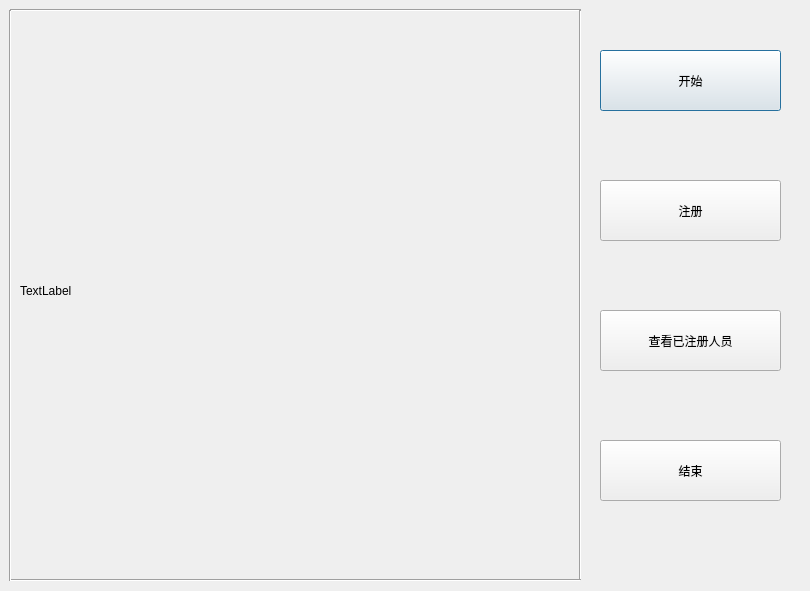
<?xml version="1.0" encoding="UTF-8"?>
<ui version="4.0">
 <class>Dialog</class>
 <widget class="QDialog" name="Dialog">
  <property name="geometry">
   <rect>
    <x>0</x>
    <y>0</y>
    <width>810</width>
    <height>591</height>
   </rect>
  </property>
  <property name="windowTitle">
   <string>Dialog</string>
  </property>
  <widget class="QLabel" name="label_reg">
   <property name="geometry">
    <rect>
     <x>20</x>
     <y>20</y>
     <width>551</width>
     <height>541</height>
    </rect>
   </property>
   <property name="text">
    <string>TextLabel</string>
   </property>
  </widget>
  <widget class="Line" name="line">
   <property name="geometry">
    <rect>
     <x>10</x>
     <y>0</y>
     <width>571</width>
     <height>20</height>
    </rect>
   </property>
   <property name="orientation">
    <enum>Qt::Horizontal</enum>
   </property>
  </widget>
  <widget class="Line" name="line_6">
   <property name="geometry">
    <rect>
     <x>560</x>
     <y>10</y>
     <width>40</width>
     <height>571</height>
    </rect>
   </property>
   <property name="orientation">
    <enum>Qt::Vertical</enum>
   </property>
  </widget>
  <widget class="QPushButton" name="btn_start1">
   <property name="geometry">
    <rect>
     <x>600</x>
     <y>50</y>
     <width>181</width>
     <height>61</height>
    </rect>
   </property>
   <property name="text">
    <string>开始</string>
   </property>
  </widget>
  <widget class="QPushButton" name="btn_reg">
   <property name="geometry">
    <rect>
     <x>600</x>
     <y>180</y>
     <width>181</width>
     <height>61</height>
    </rect>
   </property>
   <property name="text">
    <string>注册</string>
   </property>
  </widget>
  <widget class="QPushButton" name="btn_end1">
   <property name="geometry">
    <rect>
     <x>600</x>
     <y>310</y>
     <width>181</width>
     <height>61</height>
    </rect>
   </property>
   <property name="text">
    <string>查看已注册人员</string>
   </property>
  </widget>
  <widget class="Line" name="line_2">
   <property name="geometry">
    <rect>
     <x>10</x>
     <y>570</y>
     <width>571</width>
     <height>20</height>
    </rect>
   </property>
   <property name="orientation">
    <enum>Qt::Horizontal</enum>
   </property>
  </widget>
  <widget class="Line" name="line_7">
   <property name="geometry">
    <rect>
     <x>-10</x>
     <y>10</y>
     <width>40</width>
     <height>571</height>
    </rect>
   </property>
   <property name="orientation">
    <enum>Qt::Vertical</enum>
   </property>
  </widget>
  <widget class="QPushButton" name="btn_end1_2">
   <property name="geometry">
    <rect>
     <x>600</x>
     <y>440</y>
     <width>181</width>
     <height>61</height>
    </rect>
   </property>
   <property name="text">
    <string>结束</string>
   </property>
  </widget>
 </widget>
 <resources/>
 <connections/>
</ui>
